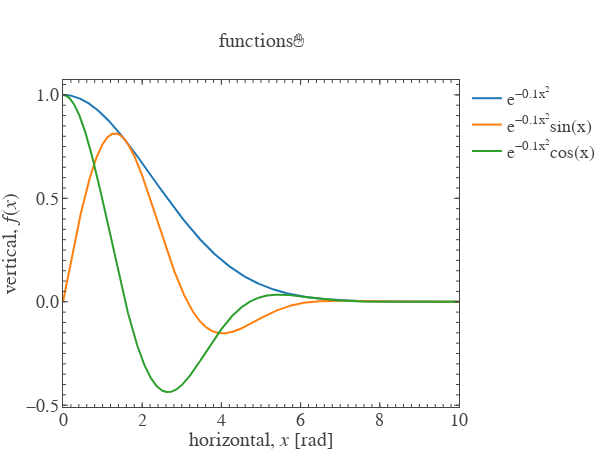

Source (notebook cell):
### Code cell
plt.show(scatter_list)

### Figure 1 — Plotly figure (JSON) as saved in the notebook; plotly's stock layout.template omitted (floating-point values rounded to 4 significant figures; data arrays with more than 128 entries replaced by an {"elided": "..."} marker saying what was removed)
{"data": [{"name": "e<sup>−0.1x<sup>2</sup></sup>", "type": "scatter", "uid": "1620abc7-d91a-41d1-b6c8-5012320f7fb0", "x": {"elided": "1000 float values"}, "y": {"elided": "1000 float values"}}, {"name": "e<sup>−0.1x<sup>2</sup></sup>sin(x)", "type": "scatter", "uid": "fa2ba71d-a4d1-46ce-a7e0-c35dbfc10b69", "x": {"elided": "1000 float values"}, "y": {"elided": "1000 float values"}}, {"name": "e<sup>−0.1x<sup>2</sup></sup>cos(x)", "type": "scatter", "uid": "ad70b489-da3a-4f6a-8706-202dc71f554c", "x": {"elided": "1000 float values"}, "y": {"elided": "1000 float values"}}, {"type": "scatter", "uid": "dbd49535-7f2d-4345-9c36-28f0582f0d01", "visible": false, "xaxis": "x101", "yaxis": "y101"}, {"type": "scatter", "uid": "836edc7a-b5ce-430b-9799-29851a001e26", "visible": false, "xaxis": "x201", "yaxis": "y201"}], "layout": {"font": {"family": "Arial", "size": 18}, "height": 450, "margin": {"b": 0, "l": 0, "r": 20, "t": 80}, "title": {"font": {"size": 20}, "text": "functions✋", "xanchor": "center", "xref": "paper", "y": 0.9111, "yanchor": "middle", "yref": "container"}, "width": 600, "xaxis": {"anchor": "y", "automargin": true, "dtick": 2, "hoverformat": ".f", "range": [0, 10], "showgrid": false, "showline": false, "showticklabels": true, "tickfont": {"size": 18}, "ticklen": 5, "ticks": "inside", "title": {"font": {"size": 20}, "text": "horizontal, <i>x</i> [rad]"}, "zeroline": false}, "xaxis101": {"anchor": "y", "automargin": true, "dtick": 2, "overlaying": "x", "range": [0, 10], "scaleanchor": "x", "showgrid": false, "showline": false, "showticklabels": false, "side": "top", "ticklen": 5, "ticks": "inside", "zeroline": false}, "xaxis201": {"anchor": "y", "automargin": true, "dtick": 0.2, "mirror": "ticks", "overlaying": "x", "range": [0, 10], "scaleanchor": "x", "showgrid": false, "showline": true, "showticklabels": false, "ticklen": 3, "ticks": "inside", "zeroline": false}, "yaxis": {"anchor": "x", "automargin": true, "dtick": 0.5, "hoverformat": ".f", "range": [-0.5086, 1.072], "showgrid": false, "showline": false, "showticklabels": true, "tickfont": {"size": 18}, "tickformat": ".1f", "ticklen": 5, "tickprefix": " ", "ticks": "inside", "ticksuffix": " ", "title": {"font": {"size": 20}, "text": "vertical, <i>f</i>(<i>x</i>)<i></i>"}, "zeroline": false}, "yaxis101": {"anchor": "x", "automargin": true, "dtick": 0.5, "overlaying": "y", "range": [-0.5086, 1.072], "scaleanchor": "y", "showgrid": false, "showline": false, "showticklabels": false, "side": "right", "tickformat": ".1f", "ticklen": 5, "ticks": "inside", "zeroline": false}, "yaxis201": {"anchor": "x", "automargin": true, "dtick": 0.05, "mirror": "ticks", "overlaying": "y", "range": [-0.5086, 1.072], "scaleanchor": "y", "showgrid": false, "showline": true, "showticklabels": false, "tickformat": ".1f", "ticklen": 3, "ticks": "inside", "zeroline": false}}}
